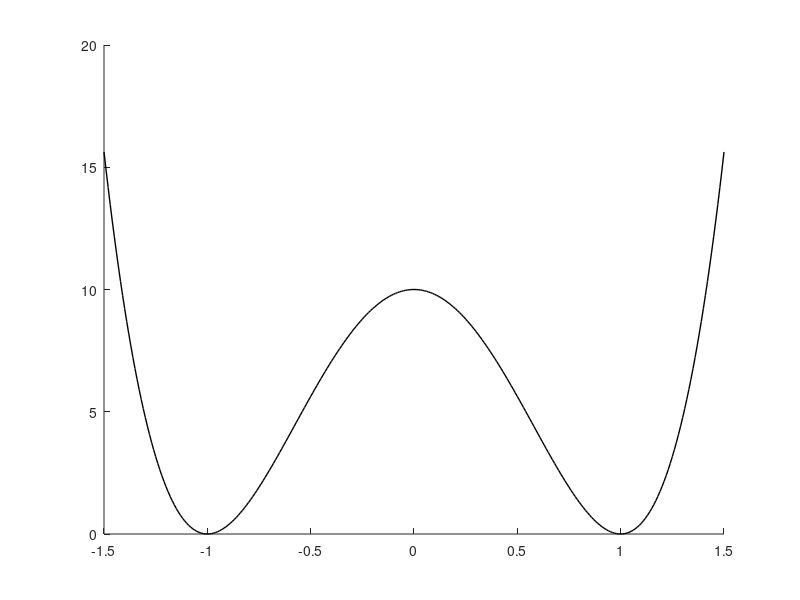

Reproduce this figure in MATLAB. (Note: this script raises an error after producing the figure.)
%% Preparing of different figures for the paper
% Clearing
clc; clear

% Libs
addpath ../finding_stationary_modes/

%% Potential and localized symmetric / antisymmetric modes

% U(x) = h (x^2 - x_0^2)^2
% U(0) = h x_0^4; U(\pm x_0) = 0

h = 10; x0 = 1;
U = @(x) h * (x .^ 2 - x0^2) .^ 2;

x = -1.5:0.01:1.5;

figure('Position', [100 100 300 225]); hold on;
plot(x, U(x), '-', 'LineWidth', 1, 'Color', 'k');

% Nonlinearity parameter
g = 1;

% Chemical potential
mu = 8;

% Finding the solutions using the asymptotic behaviour from the article
% Alfimov, Zezulin, Nonlinearity 20, 2007.
% There the potential U(x) a x^4 - b x^2 was considered.
a = h;
b = - 2 * (x0 ^ 2) * h;

% I use chemical potential correction to put the double-well potential U(x)
% into U(0) = 0.
mu_corrected = mu - h * (x0 ^ 2);

params = [mu_corrected, a, b, g];
xspan = [-3 0];

c_symmetric = get_symmetric_mode_parameter(params, xspan);
[X, Phi_symmetric] = get_symmetric_mode(params, c_symmetric, xspan);

zero_level = 4;
plot(X, Phi_symmetric(:, 1) + zero_level, 'LineWidth', 2, 'Color', 'k');

c_asymmetric = get_asymmetric_mode_parameter(params, xspan);
[X, Phi_asymmetric] = get_asymmetric_mode(params, c_asymmetric, xspan);

plot(X, Phi_asymmetric(:, 1) + zero_level, '--', 'LineWidth', 2, 'Color', 'k');
plot(X, zero_level * ones(1, length(X)), '-.', 'Color', 'k')

xlabel('x')

%% Phase potential in elliptic coordinate with two parameters: \lambda, \Lambda
clc; clear

lambda = 0.9; Lambda = 2;
V = @(x) ( ((1/4) * (Lambda ^ 2) - lambda * (1 - lambda)) * (sn(x, lambda) .^ 2) ...
	- Lambda * cn(x, lambda) ) ./ (dn(x, lambda) .^ 2);

K = ellipk(sqrt(lambda));
x = -(4*K):0.01:(4*K);

plot(x, V(x)); grid on

%% Rabi regime
Lambda = 100;
lambda = [0 0.25 0.5 0.8];
linewidth = [2 2 1 1];
linestyle = {'--'; '-'; '--'; '-'};

% figure('Position', [100 100 500 225]); hold on

% No legend
figure('Position', [100 100 325 225]); hold on

for i = 1:length(lambda)
	V = @(x) ( ((1/4) * (Lambda ^ 2) - lambda(i) * (1 - lambda(i))) * (sn(x, lambda(i)) .^ 2) ...
		- Lambda * cn(x, lambda(i)) ) ./ (dn(x, lambda(i)) .^ 2);
	K = ellipk(sqrt(lambda(i)));
	x = -(2*K):0.1:(2*K);
	
	plot(x, V(x), linestyle{i}, 'Color', 'black', 'LineWidth', linewidth(i));
end

h_legend = legend(...
	  sprintf('\\lambda = %g', lambda(1)), ...
	  sprintf('\\lambda = %g', lambda(2)), ...
	  sprintf('\\lambda = %g', lambda(3)), ...
	  sprintf('\\lambda = %g', lambda(4))  ...
);

% set(h_legend, 'location', 'northeastoutside');

% Axis
plot([-5, 5], [0 0], '--', 'Color', 'k');

title(sprintf('\\Lambda = %g', Lambda));
xlabel('x');
ylabel('V_0(x)');

%% Josephson regime

Lambda = 0.4;
lambda = [0 0.25 0.5 0.8];
linewidth = [2 2 1 1];
linestyle = {'--'; '-'; '--'; '-'};

% figure('Position', [100 100 500 225]); hold on

% No legend
figure('Position', [100 100 325 225]); hold on

for i = 1:length(lambda)
	V = @(x) ( ((1/4) * (Lambda ^ 2) - lambda(i) * (1 - lambda(i))) * (sn(x, lambda(i)) .^ 2) ...
		- Lambda * cn(x, lambda(i)) ) ./ (dn(x, lambda(i)) .^ 2);
	K = ellipk(sqrt(lambda(i)));
	x = -(2*K):0.1:(2*K);
	
	plot(x, V(x), linestyle{i}, 'Color', 'black', 'LineWidth', linewidth(i));
end

h_legend = legend(...
	  sprintf('\\lambda = %g', lambda(1)), ...
	  sprintf('\\lambda = %g', lambda(2)), ...
	  sprintf('\\lambda = %g', lambda(3)), ...
	  sprintf('\\lambda = %g', lambda(4))  ...
);

% set(h_legend, 'location', 'northeastoutside');

% Axis
plot([-5, 5], [0 0], '--', 'Color', 'k');

title(sprintf('\\Lambda = %g', Lambda));
xlabel('x');
ylabel('V_0(x)');

%% Fock regime

Lambda = 0.01;
lambda = [0 0.25 0.5 0.8];
linewidth = [2 2 1 1];
linestyle = {'--'; '-'; '--'; '-'};

% figure('Position', [100 100 500 225]); hold on

% No legend
figure('Position', [100 100 325 225]); hold on

for i = 1:length(lambda)
	V = @(x) ( ((1/4) * (Lambda ^ 2) - lambda(i) * (1 - lambda(i))) * (sn(x, lambda(i)) .^ 2) ...
		- Lambda * cn(x, lambda(i)) ) ./ (dn(x, lambda(i)) .^ 2);
	K = ellipk(sqrt(lambda(i)));
	x = -(2*K):0.1:(2*K);
	
	plot(x, V(x), linestyle{i}, 'Color', 'black', 'LineWidth', linewidth(i));
end

h_legend = legend(...
	  sprintf('\\lambda = %g', lambda(1)), ...
	  sprintf('\\lambda = %g', lambda(2)), ...
	  sprintf('\\lambda = %g', lambda(3)), ...
	  sprintf('\\lambda = %g', lambda(4))  ...
);

% set(h_legend, 'location', 'northeastoutside');

% Axis
plot([-5, 5], [0 0], '--', 'Color', 'k');

title(sprintf('\\Lambda = %g', Lambda));
xlabel('x');
ylabel('V_0(x)');




